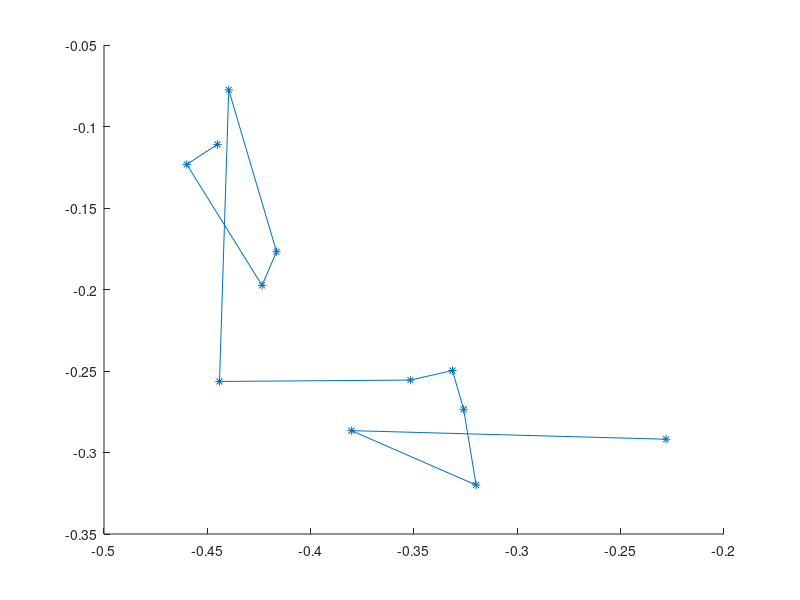

This figure's MATLAB source:
Az=[76 75 65 67 80 60 54 53 50 45 53 38 ]
Va=[2.18 2.1 2.14 2.21 2.24 1.95 2.30 2.41 2.35 2.21 2.1 2.7]
figure(19);
hold on;
plot(-sind(Az)./Va,-cosd(Az)./Va,'-*')